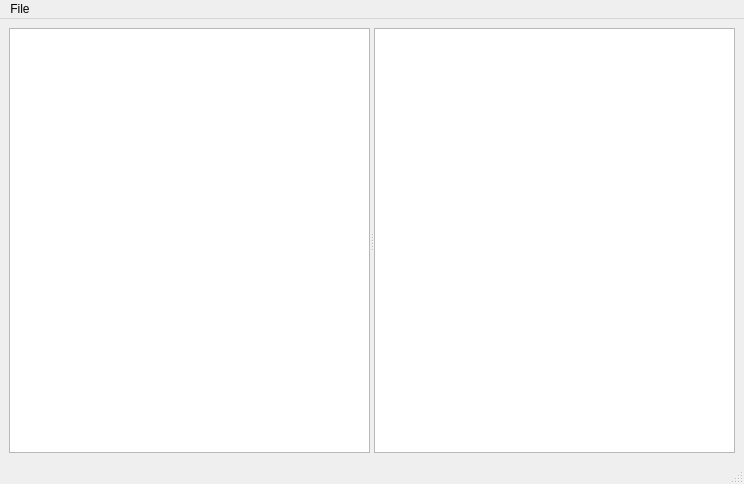
<?xml version="1.0" encoding="UTF-8"?>
<ui version="4.0">
 <class>MainWindow</class>
 <widget class="QMainWindow" name="MainWindow">
  <property name="geometry">
   <rect>
    <x>0</x>
    <y>0</y>
    <width>744</width>
    <height>484</height>
   </rect>
  </property>
  <property name="windowTitle">
   <string>MainWindow</string>
  </property>
  <widget class="QWidget" name="centralwidget">
   <property name="sizePolicy">
    <sizepolicy hsizetype="Maximum" vsizetype="Maximum">
     <horstretch>0</horstretch>
     <verstretch>0</verstretch>
    </sizepolicy>
   </property>
   <layout class="QVBoxLayout" name="verticalLayout">
    <item>
     <widget class="QSplitter" name="splitter">
      <property name="sizePolicy">
       <sizepolicy hsizetype="Preferred" vsizetype="Preferred">
        <horstretch>0</horstretch>
        <verstretch>0</verstretch>
       </sizepolicy>
      </property>
      <property name="orientation">
       <enum>Qt::Horizontal</enum>
      </property>
      <property name="opaqueResize">
       <bool>true</bool>
      </property>
      <property name="handleWidth">
       <number>4</number>
      </property>
      <property name="childrenCollapsible">
       <bool>true</bool>
      </property>
      <widget class="QListView" name="listView">
       <property name="sizePolicy">
        <sizepolicy hsizetype="Minimum" vsizetype="Expanding">
         <horstretch>0</horstretch>
         <verstretch>0</verstretch>
        </sizepolicy>
       </property>
       <property name="minimumSize">
        <size>
         <width>200</width>
         <height>0</height>
        </size>
       </property>
      </widget>
      <widget class="QTableView" name="tableView">
       <property name="sizePolicy">
        <sizepolicy hsizetype="Expanding" vsizetype="Expanding">
         <horstretch>0</horstretch>
         <verstretch>0</verstretch>
        </sizepolicy>
       </property>
      </widget>
     </widget>
    </item>
   </layout>
  </widget>
  <widget class="QMenuBar" name="menubar">
   <property name="geometry">
    <rect>
     <x>0</x>
     <y>0</y>
     <width>744</width>
     <height>24</height>
    </rect>
   </property>
   <widget class="QMenu" name="menuFile">
    <property name="title">
     <string>File</string>
    </property>
    <addaction name="actionOpen_ROS_bag"/>
   </widget>
   <addaction name="menuFile"/>
  </widget>
  <widget class="QStatusBar" name="statusbar"/>
  <action name="actionOpen_ROS_bag">
   <property name="text">
    <string>Open ROS bag</string>
   </property>
  </action>
 </widget>
 <resources/>
 <connections/>
</ui>
